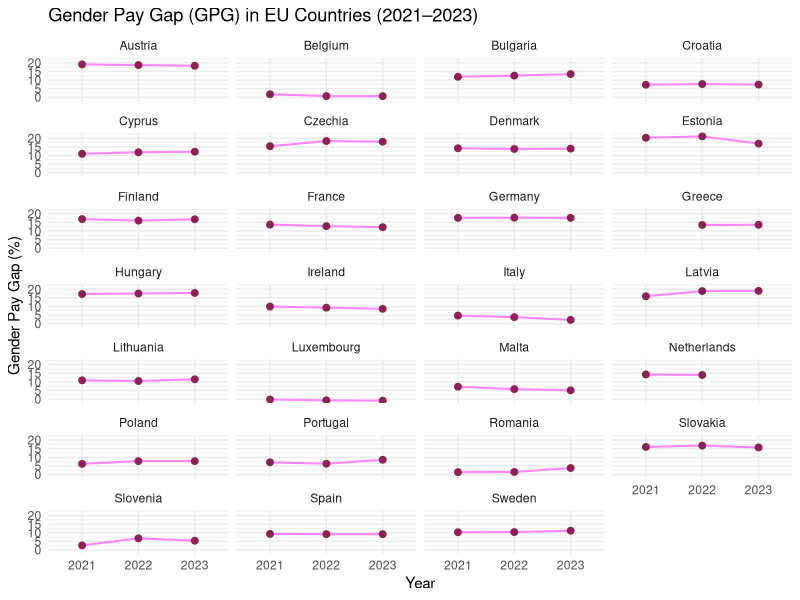
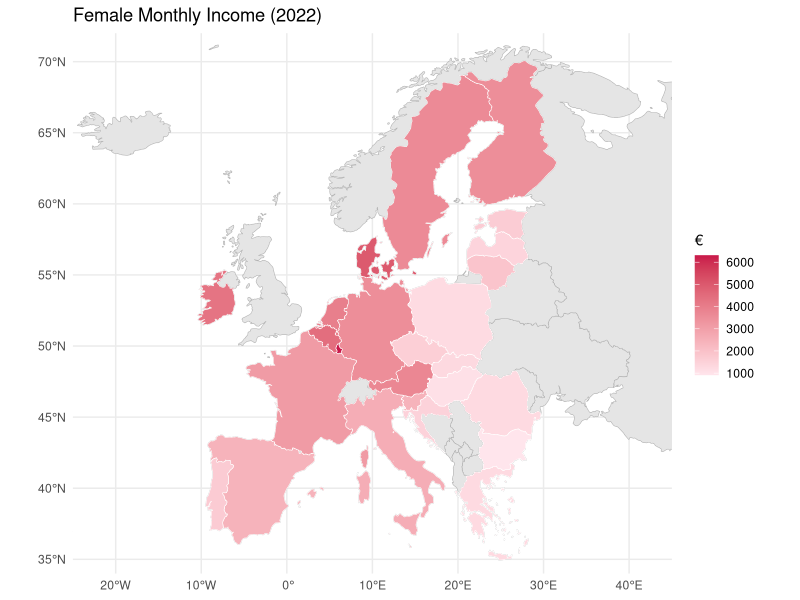
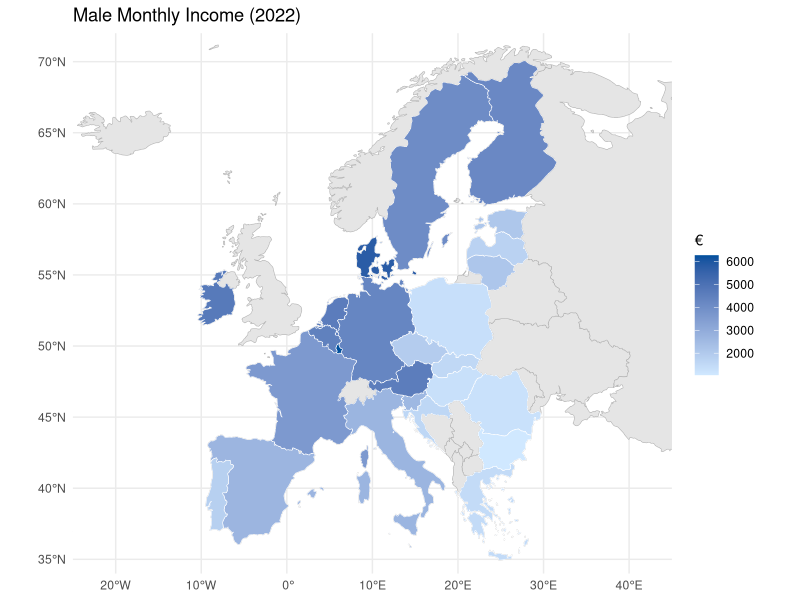
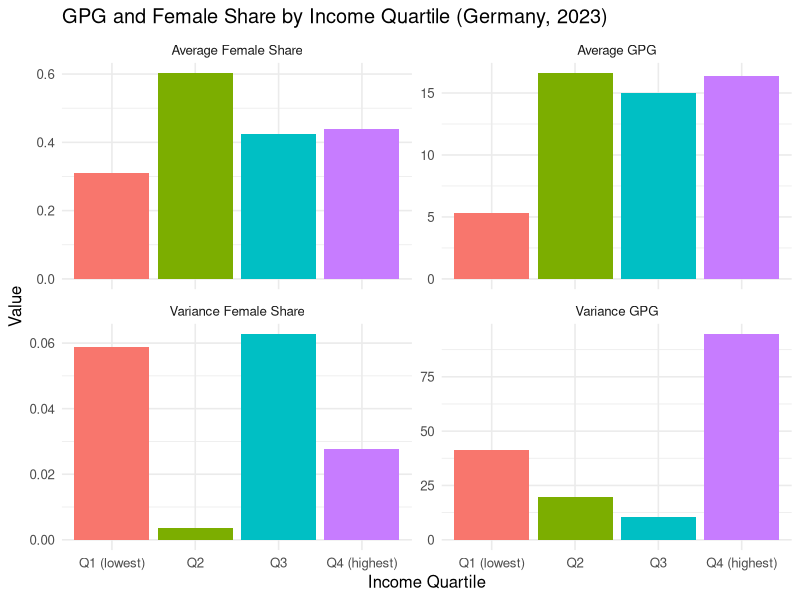
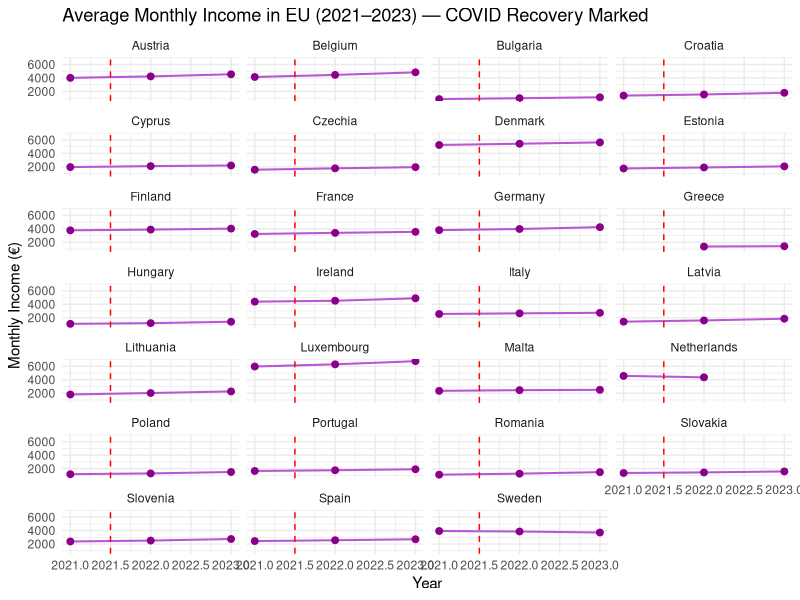

These charts were generated, in order, by the following R code:
## ---- chunk 1
knitr::opts_chunk$set(echo = TRUE)
library(tidyverse)
library(ggplot2)
library(sf)
library(rnaturalearth)
library(rnaturalearthdata)
## ---- chunk 2
# Read CSVs from project GitHub repo structure
TableCountries = read_csv("data/TableCountries.csv")
Germany_subgroup = read_csv("data/Germany_subgroup/Germany_subgroup.csv")
## ---- chunk 3
head(TableCountries)
## ---- chunk 4
TableCountries$year = as.factor(TableCountries$year)
Germany_subgroup$income_quartile = cut(Germany_subgroup$income_eur,
  breaks = quantile(Germany_subgroup$income_eur, probs = seq(0, 1, 0.25), na.rm = TRUE),
  include.lowest = TRUE,
  labels = c("Q1 (lowest)", "Q2", "Q3", "Q4 (highest)"))
## ---- chunk 5
# EU country-level income estimation
male_income = numeric(nrow(TableCountries))
female_income = numeric(nrow(TableCountries))
for (i in 1:nrow(TableCountries)) {
  income = TableCountries$monthly_income[i]
  gpg = TableCountries$gender_pay_gap[i] / 100
  p_f = TableCountries$p_female[i]
  p_m = TableCountries$p_male[i]

  if (any(is.na(c(income, gpg, p_f, p_m))) || (p_m + p_f * (1 - gpg) == 0)) {
    male_income[i] = NA
    female_income[i] = NA
  } else {
    male_income[i] = income / (p_m + p_f * (1 - gpg))
    female_income[i] = male_income[i] * (1 - gpg)
  }
}
TableCountries$male_income = round(male_income, 2)
TableCountries$female_income = round(female_income, 2)
## ---- chunk 6
# Germany sectoral level
male_income = numeric(nrow(Germany_subgroup))
female_income = numeric(nrow(Germany_subgroup))
for (i in 1:nrow(Germany_subgroup)) {
  income = Germany_subgroup$income_eur[i]
  gpg = Germany_subgroup$gpg_2023[i] / 100
  p_f = Germany_subgroup$p_female[i]
  p_m = Germany_subgroup$p_male[i]
  male_income[i] = income / (p_m + p_f * (1 - gpg))
  female_income[i] = male_income[i] * (1 - gpg)
}
Germany_subgroup$male_income = round(male_income, 2)
Germany_subgroup$female_income = round(female_income, 2)
## ---- chunk 7
eu_countries = c("Austria", "Belgium", "Bulgaria", "Croatia", "Cyprus", "Czechia", "Denmark", "Estonia", "Finland", "France", "Germany", "Greece", "Hungary", "Ireland", "Italy", "Latvia", "Lithuania", "Luxembourg", "Malta", "Netherlands", "Poland", "Portugal", "Romania", "Slovakia", "Slovenia", "Spain", "Sweden")

TableCountries_filtered = TableCountries %>%
  filter(country %in% eu_countries) %>%
  arrange(factor(country, levels = eu_countries))

ggplot(TableCountries_filtered, aes(x = year, y = gender_pay_gap, group = 1)) +
  geom_line(color = "orchid1", linewidth = 0.7) +
  geom_point(color = "violetred4", size = 2) +
  facet_wrap(~ country, ncol = 4, nrow = 7) +
  scale_y_continuous(limits = c(-1, 22)) +
  labs(
    title = "Gender Pay Gap (GPG) in EU Countries (2021–2023)",
    x = "Year", y = "Gender Pay Gap (%)"
  ) +
  theme_minimal(base_size = 11)
## ---- chunk 8
all_europe = rnaturalearth::ne_countries(scale = "medium", returnclass = "sf") %>%
  filter(region_un == "Europe")
eu_data_2022 = TableCountries %>% filter(year == 2022)
europe_map = all_europe %>%
  left_join(eu_data_2022, by = c("name" = "country")) %>%
  filter(!is.na(monthly_income))

ggplot() +
  geom_sf(data = all_europe, fill = "grey90", color = "grey70", size = 0.2) +
  geom_sf(data = europe_map, aes(fill = female_income), color = "white", size = 0.3) +
  scale_fill_gradient(low = "#FFE5EC", high = "#C9184A", name = "€") +
  labs(title = "Female Monthly Income (2022)") +
  coord_sf(xlim = c(-25, 45), ylim = c(34, 72), expand = FALSE) +
  theme_minimal()
ggplot() +
  geom_sf(data = all_europe, fill = "grey90", color = "grey70", size = 0.2) +
  geom_sf(data = europe_map, aes(fill = male_income), color = "white", size = 0.3) +
  scale_fill_gradient(low = "#D0E8FF", high = "#00509D", name = "€") +
  labs(title = "Male Monthly Income (2022)") +
  coord_sf(xlim = c(-25, 45), ylim = c(34, 72), expand = FALSE) +
  theme_minimal()
## ---- chunk 9
quartile_summary = Germany_subgroup %>%
  group_by(income_quartile) %>%
  summarise(
    avg_income = mean(income_eur),
    avg_gpg = mean(gpg_2023),
    var_gpg = var(gpg_2023),
    avg_p_female = mean(p_female),
    var_p_female = var(p_female),
    n_sectors = n()
  )

quartile_long = quartile_summary %>%
  select(income_quartile, avg_gpg, var_gpg, avg_p_female, var_p_female) %>%
  pivot_longer(cols = -income_quartile, names_to = "metric", values_to = "value") %>%
  mutate(metric = recode(metric,
    avg_gpg = "Average GPG",
    var_gpg = "Variance GPG",
    avg_p_female = "Average Female Share",
    var_p_female = "Variance Female Share"
  ))

ggplot(quartile_long, aes(x = income_quartile, y = value, fill = income_quartile)) +
  geom_col(show.legend = FALSE) +
  facet_wrap(~ metric, ncol = 2, scales = "free_y") +
  labs(
    title = "GPG and Female Share by Income Quartile (Germany, 2023)",
    x = "Income Quartile", y = "Value"
  ) +
  theme_minimal(base_size = 12)
## ---- chunk 10
filtered_data = TableCountries %>%
  filter(country %in% eu_countries) %>%
  mutate(year_numeric = as.numeric(as.character(year)))

ggplot(filtered_data, aes(x = year_numeric, y = monthly_income, group = 1)) +
  geom_line(color = "mediumorchid", linewidth = 0.7) +
  geom_point(color = "darkmagenta", size = 2) +
  geom_vline(xintercept = 2021.5, linetype = "dashed", color = "red", linewidth = 0.5) +
  facet_wrap(~ country, ncol = 4, nrow = 7) +
  labs(
    title = "Average Monthly Income in EU (2021–2023) — COVID Recovery Marked",
    x = "Year", y = "Monthly Income (€)"
  ) +
  theme_minimal(base_size = 11)
